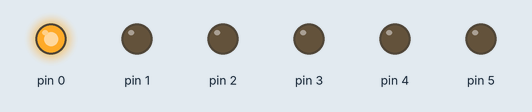
Bench run of a sketch on a simulated Arduino Uno, built with avr-gcc and run on an emulated ATmega328P. Parts: output pins drawn as LEDs (lit = HIGH).

Above: at 0.2 s.
At 1.7 s:
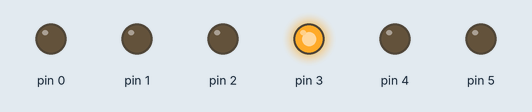
At 2.2 s:
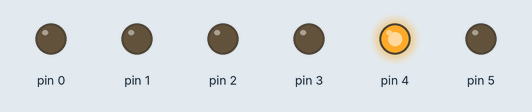
At 3.7 s:
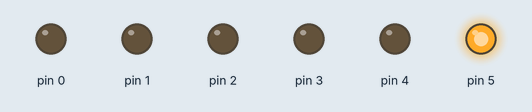
At 5.7 s:
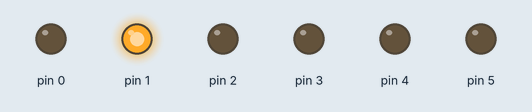
At 7.7 s:
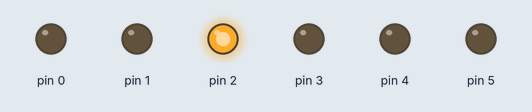
Timing chart, 0 to 8.5 s (numbered marks = the images above):
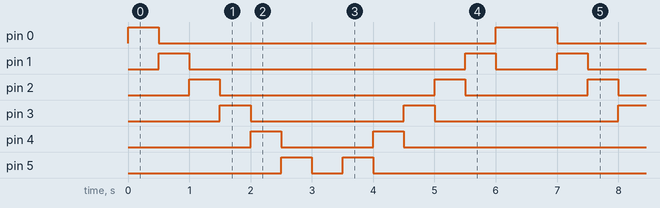

Measured:
- by itself, pin 0: repeats every 6.5 s: LOW 5.5 s, HIGH 1.0 s
- by itself, pin 1: repeats every 6.5 s: LOW 4.5 s, HIGH 0.50 s, LOW 1.0 s, HIGH 0.50 s
- by itself, pin 2: repeats every 6.5 s: LOW 3.5 s, HIGH 0.50 s, LOW 2.0 s, HIGH 0.50 s
- by itself, pin 3: repeats every 6.5 s: LOW 2.5 s, HIGH 0.50 s, LOW 3.0 s, HIGH 0.50 s
- by itself, pin 4: repeats every 6.5 s: LOW 1.5 s, HIGH 0.50 s, LOW 4.0 s, HIGH 0.50 s
- by itself, pin 5: repeats every 6.5 s: LOW 0.50 s, HIGH 0.50 s, LOW 5.0 s, HIGH 0.50 s

The sketch:

_3rd.ino
```cpp
void setup() {
  // put your setup code here, to run once:
  for ( int i = 0 ; i < 6 ; i ++)
    pinMode(i,OUTPUT);
}

void loop() {
  // put your main code here, to run repeatedly:
  for ( int i = 0 ; i < 6 ; i ++){
    digitalWrite(i ,HIGH);
    delay(500);
    digitalWrite(i,LOW);

  }
  delay(500);
  for ( int i = 5 ; i >= 0 ; i --){
    digitalWrite(i ,HIGH);
    delay(500);
    digitalWrite(i,LOW);

  }
}
```
